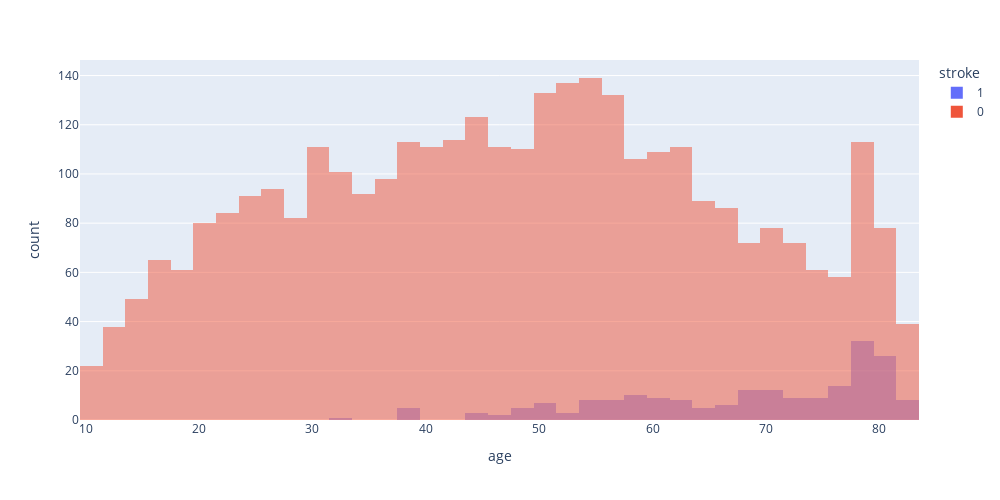

Write notebook code for a chart like this one.
### Code cell
fig2 = px.histogram(data_frame=stroke_df,
                    x = 'age',
                    color = 'stroke',
                    barmode = 'overlay')
fig2.layout.height = 500
fig2.layout.width = 1000
fig2.show()

### Figure 1 — Plotly figure (JSON) as saved in the notebook; plotly's stock layout.template omitted (floating-point values rounded to 4 significant figures; data arrays with more than 128 entries replaced by an {"elided": "..."} marker saying what was removed)
{"data": [{"alignmentgroup": "True", "bingroup": "x", "hovertemplate": "stroke=1<br>age=%{x}<br>count=%{y}<extra></extra>", "legendgroup": "1", "marker": {"color": "#636efa", "opacity": 0.5, "pattern": {"shape": ""}}, "name": "1", "offsetgroup": "1", "orientation": "v", "showlegend": true, "type": "histogram", "x": {"elided": "202 int values"}, "xaxis": "x", "yaxis": "y"}, {"alignmentgroup": "True", "bingroup": "x", "hovertemplate": "stroke=0<br>age=%{x}<br>count=%{y}<extra></extra>", "legendgroup": "0", "marker": {"color": "#EF553B", "opacity": 0.5, "pattern": {"shape": ""}}, "name": "0", "offsetgroup": "0", "orientation": "v", "showlegend": true, "type": "histogram", "x": {"elided": "3363 int values"}, "xaxis": "x", "yaxis": "y"}], "layout": {"barmode": "overlay", "height": 500, "legend": {"title": {"text": "stroke"}, "tracegroupgap": 0}, "margin": {"t": 60}, "width": 1000, "xaxis": {"anchor": "y", "domain": [0, 1], "title": {"text": "age"}}, "yaxis": {"anchor": "x", "domain": [0, 1], "title": {"text": "count"}}}}
